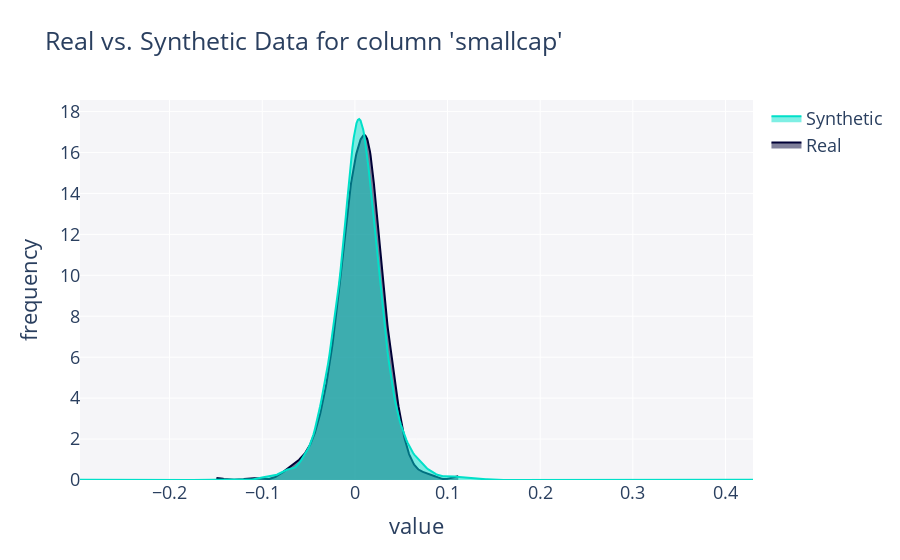

Source (notebook cell):
### Code cell
compare_1d(df['smallcap'], df_sim['smallcap'])

### Figure 1 — Plotly figure (JSON) as saved in the notebook; plotly's stock layout.template omitted (floating-point values rounded to 4 significant figures; data arrays with more than 128 entries replaced by an {"elided": "..."} marker saying what was removed)
{"data": [{"legendgroup": "Real", "marker": {"color": "#000036"}, "mode": "lines", "name": "Real", "showlegend": true, "x": {"elided": "500 float values"}, "xaxis": "x", "y": {"elided": "500 float values"}, "yaxis": "y", "type": "scatter", "fill": "tozeroy", "hovertemplate": "<b>Real</b><br>Frequency: %{y}<extra></extra>"}, {"legendgroup": "Synthetic", "marker": {"color": "#01E0C9"}, "mode": "lines", "name": "Synthetic", "showlegend": true, "x": {"elided": "500 float values"}, "xaxis": "x", "y": {"elided": "500 float values"}, "yaxis": "y", "type": "scatter", "fill": "tozeroy", "hovertemplate": "<b>Synthetic</b><br>Frequency: %{y}<extra></extra>"}], "layout": {"barmode": "overlay", "hovermode": "closest", "legend": {"traceorder": "reversed"}, "xaxis": {"anchor": "y2", "domain": [0.0, 1.0], "zeroline": false, "title": {"text": "value"}}, "yaxis": {"anchor": "free", "domain": [0.0, 1], "position": 0.0, "title": {"text": "frequency"}}, "font": {"size": 18}, "title": {"text": "Real vs. Synthetic Data for column 'smallcap'"}, "plot_bgcolor": "#F5F5F8", "showlegend": true}}
